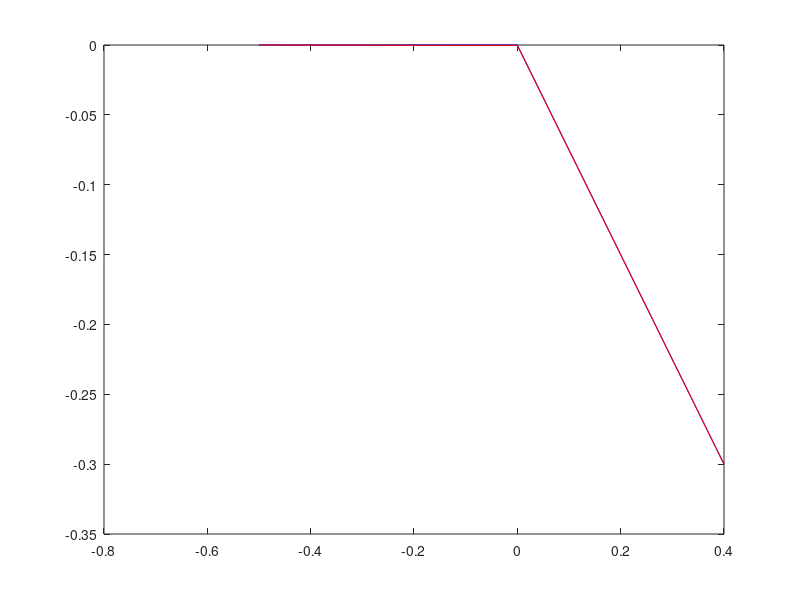

This figure's MATLAB source:
close all
clear all 
format long
clc
ele_nod=[2 1;1 3];
%number of elements
num_ele=size(ele_nod,1);
%number of nodes
num_nod=3;
% nodes coordinates
nod_coor=[0 0;-0.5 0;0.4 -0.3];
% elements degree of freedom (DOF) 
ele_dof=[3 4 1 2;1 2 5 6];

rho = 7800;
A = 750e-06;
E = 200e09;
L = 0.5;
% initial zero matrix for all matrices
displacement=zeros(2*num_nod,1);
force=zeros(2*num_nod,1);
stiffness=zeros(2*num_nod);
stress = zeros(num_nod - 1, 1);
mass = zeros(2*num_nod);
%applied loads at DOFs
force(2) = -20e03;
displacement(3,1) = 0.0;
displacement(4,1) = 0.0;
displacement(5,1) = 0.0;
displacement(6,1) = 0.0;

% computation of the system stiffness matrix
for e=1:num_ele
 C=(nod_coor(ele_nod(e,2),1)-nod_coor(ele_nod(e,1),1))/L;
 C
 S=(nod_coor(ele_nod(e,2),2)-nod_coor(ele_nod(e,1),2))/L;
 S
 k=(A*E/L)*[C*C C*S -C*C -C*S;C*S S*S -C*S -S*S;...
   -C*C -C*S C*C C*S; -C*S -S*S C*S S*S];
 k
 m = (rho*A*L/6)*[2 0 1 0;0 2 0 1;1 0 2 0;0 1 0 2];
 m
% extract the rows of ele_dof (for each element e)
 ele_dof_vec=ele_dof(e,:);
 ele_dof_vec
    for i=1:4
        for j=1:4
            stiffness(ele_dof_vec(1,i),ele_dof_vec(1,j))= stiffness(ele_dof_vec(1,i),ele_dof_vec(1,j))+k(i,j);
            mass(ele_dof_vec(1,i),ele_dof_vec(1,j))= mass(ele_dof_vec(1,i),ele_dof_vec(1,j))+ m(i,j);
        end
    end
end

% known force array
known_f_a=[1;2];
for i=1:size(known_f_a,1)
   dis_new(i,1)=displacement(known_f_a(i,1),1);
   force_new(i,1)=force(known_f_a(i,1),1);
end
for i=1:size(known_f_a,1)
    for j=1:size(known_f_a,1)
    stiff_new(i,j)=stiffness(known_f_a(i,1),known_f_a(j,1));
end
end
% solving the partitioned matrix 
dis_new=linsolve(stiff_new,force_new);
for i=1:size(known_f_a,1)
  displacement(known_f_a(i,1),1)=dis_new(i,1);
end

%Plot undeformed graph
for e=1:num_ele
    x=[nod_coor(ele_nod(e,1),1) nod_coor(ele_nod(e,2),1)];
    y=[nod_coor(ele_nod(e,1),2) nod_coor(ele_nod(e,2),2)];
plot(x,y,'b')
hold on
end

% known dicplacement array
known_dis_a=[3;4;5;6];
for i=1:size(known_dis_a,1)
    force(known_dis_a(i,1),1)=stiffness(known_dis_a(i,1),:)...
    *displacement;
end
% stress in elements
for e=1:num_ele
 C=(nod_coor(ele_nod(e,2),1)-nod_coor(ele_nod(e,1),1))/L;
 S=(nod_coor(ele_nod(e,2),2)-nod_coor(ele_nod(e,1),2))/L;
 stress(e)=(E/L)*[-C -S C S]*displacement((ele_dof(e,:))');
end
disp('stiffness')
stiffness
disp('displacement')
displacement
disp('force')
force
disp('stress')
stress'
k=0;
for i=1:3
    for j=1:2
    k=k+1;
    nod_coor_def(i,j)=nod_coor(i,j)+ displacement(k,1);
    end
end
% deformed truss plot
for e=1:num_ele
    x=[nod_coor_def(ele_nod(e,1),1) nod_coor_def(ele_nod(e,2),1)];
    y=[nod_coor_def(ele_nod(e,1),2) nod_coor_def(ele_nod(e,2),2)];
plot(x,y,'r')
hold on
end